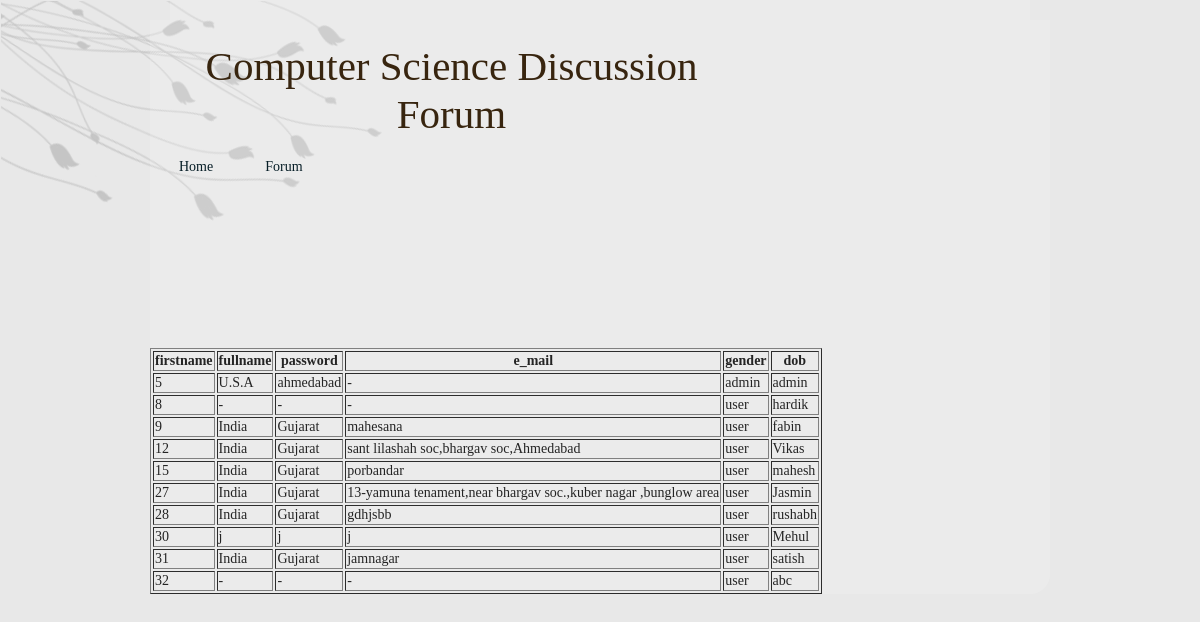
The app's page /disply.php with its own data.
### tables this page shows
CREATE TABLE `user` (
  `user_id` int(11) NOT NULL,
  `country` varchar(50) NOT NULL,
  `state` varchar(50) NOT NULL,
  `address` varchar(500) NOT NULL,
  `user_type` varchar(50) NOT NULL,
  `username` varchar(50) DEFAULT NULL,
  `fullname` varchar(50) DEFAULT NULL,
  `password` varchar(50) DEFAULT NULL,
  `user_acc_active` tinyint(1) DEFAULT NULL,
  `dob` date NOT NULL,
  `e_mail` varchar(100) DEFAULT NULL,
  `gender` varchar(20) NOT NULL,
  `uimg` varchar(255) NOT NULL,
  `isuser` tinyint(1) NOT NULL
);

### utility.php (called while the page is built, shortened)
<?php
	function ExecuteQuery ($SQL)
	{
		$rows = mysql_query ($SQL);
		return $rows;
	}
?>

### disply.php (the view, shortened to what this page needs)
<?php require("header.php");?>
<?php
$result= ExecuteQuery("SELECT * FROM User");
echo "<table border='1'>";
echo "<strong><tr><th>firstname</th><th>fullname</th><th>password</th><th>e_mail</th><th>gender</th><th>dob</th></tr></strong>";
while($name_row=mysql_fetch_row($result))
{
	echo "<tr>";
	print("<td>{$name_row[0]}</td><td>{$name_row[1]}</td><td>{$name_row[2]}</td><td>{$name_row[3]}</td><td>{$name_row[4]}</td><td>{$name_row[5]}</td><br />");
	echo "</tr>";
}
?>

### res/style.css (style rules this page uses)
body { margin: 0 auto; padding: 0; background-color: #E8E8E8; }
body { font-family: Georgia, "Times New Roman", Times, Serif; font-size: 14px; color: #242424; }

### records on screen
user: user_id "5", country "U.S.A", state "ahmedabad", address "-", user_type "admin", username "admin"
user: user_id "8", country "-", state "-", address "-", user_type "user", username "hardik"
user: user_id "9", country "India", state "Gujarat", address "mahesana", user_type "user", username "fabin"
user: user_id "12", country "India", state "Gujarat", address "sant lilashah soc,bhargav soc,Ahmedabad", user_type "user", username "Vikas"
user: user_id "15", country "India", state "Gujarat", address "porbandar", user_type "user", username "mahesh"
user: user_id "27", country "India", state "Gujarat", address "13-yamuna tenament,near bhargav soc.,kuber nagar ,bunglow area", user_type "user", username "Jasmin"
user: user_id "28", country "India", state "Gujarat", address "gdhjsbb", user_type "user", username "rushabh"
user: user_id "30", country "j", state "j", address "j", user_type "user", username "Mehul"
user: user_id "31", country "India", state "Gujarat", address "jamnagar", user_type "user", username "satish"
user: user_id "32", country "-", state "-", address "-", user_type "user", username "abc"
